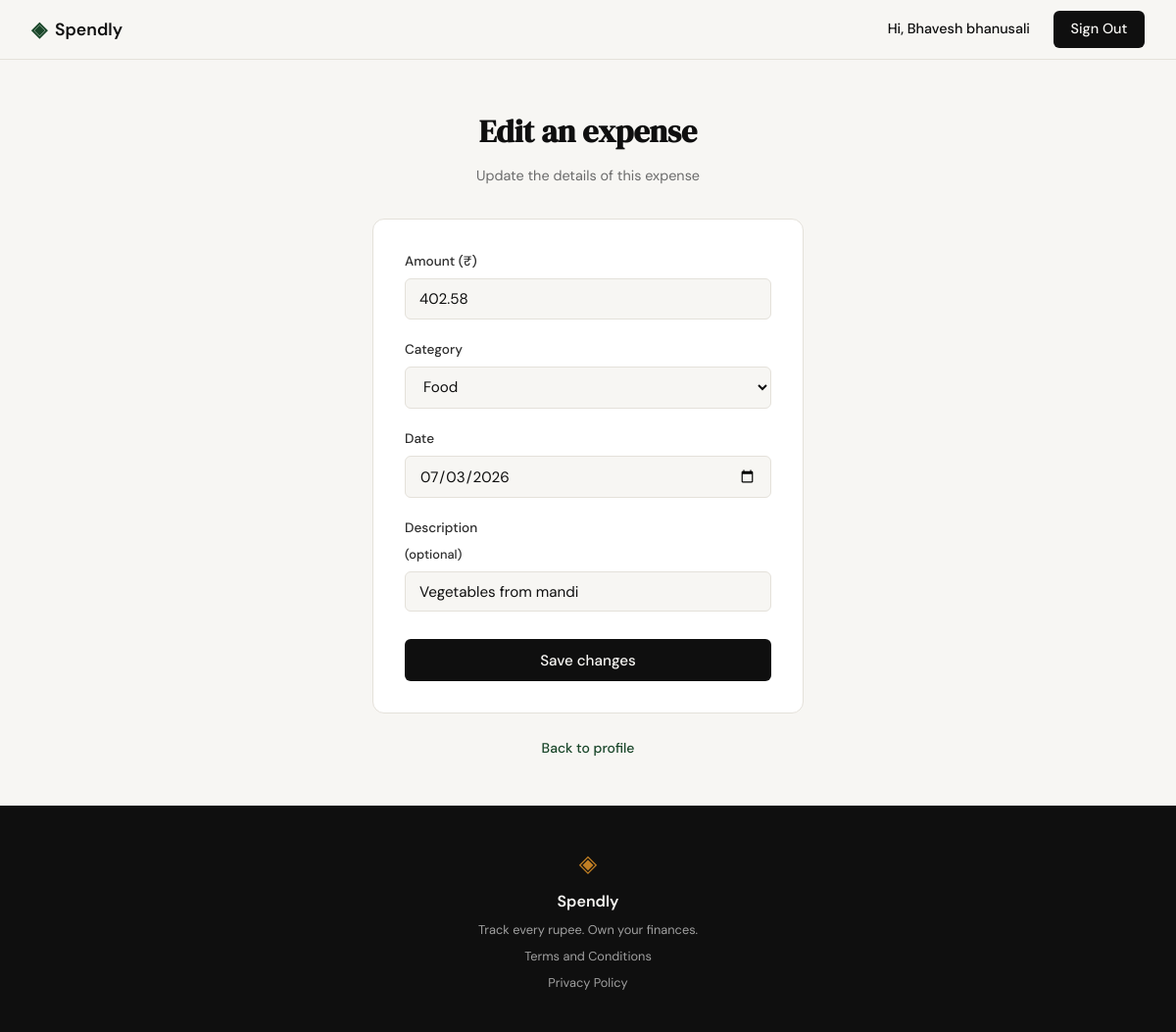
/expenses/32/edit (signed in), run on the app's committed database.
### tables this page shows
CREATE TABLE expenses (
            id INTEGER PRIMARY KEY AUTOINCREMENT,
            user_id INTEGER NOT NULL,
            amount REAL NOT NULL,
            category TEXT NOT NULL,
            date TEXT NOT NULL,
            description TEXT,
            created_at TEXT DEFAULT (datetime('now')),
            FOREIGN KEY (user_id) REFERENCES users (id)
        );

### app.py (the view, shortened to what this page needs)
@app.route("/expenses/<int:id>/edit", methods=["GET", "POST"])
def edit_expense(id):
    user_id = session.get("user_id")
    if not user_id:
        return redirect(url_for("login"))
    expense = get_expense(id, user_id)
    if expense is None:
        abort(404)
    if request.method == "GET":
        return render_template(
            "edit_expense.html",
            categories=EXPENSE_CATEGORIES,
            expense=expense,
            values={
                "amount": expense["amount"],
                "category": expense["category"],
                "date": expense["date"],
                "description": expense["description"] or "",
            },
        )

### database/db.py (called while the page is built)
def get_db():
    conn = sqlite3.connect(DB_PATH)
    conn.row_factory = sqlite3.Row
    conn.execute("PRAGMA foreign_keys = ON")
    return conn

def get_expense(expense_id, user_id):
    conn = get_db()
    row = conn.execute(
        "SELECT id, user_id, amount, category, date, description "
        "FROM expenses WHERE id = ? AND user_id = ?",
        (expense_id, user_id),
    ).fetchone()
    conn.close()
    return dict(row) if row else None

### templates/edit_expense.html (shortened to what this page needs)
{% extends "base.html" %}
{% block content %}
<section class="auth-section">
    <div class="auth-container">
        <div class="auth-header">
            <h1 class="auth-title">Edit an expense</h1>
            <p class="auth-subtitle">Update the details of this expense</p>
        </div>
        <div class="auth-card">
            <form method="POST" action="{{ url_for('edit_expense', id=expense.id) }}">
                <div class="form-group">
                    <label for="amount">Amount (₹)</label>
                    <input type="number" id="amount" name="amount"
                           class="form-input" placeholder="0.00"
                           step="0.01" min="0.01"
                           value="{{ values.amount }}"
                           required autofocus>
                </div>
                <div class="form-group">
                    <label for="category">Category</label>
                    <select id="category" name="category" class="form-input" required>
                        {% for cat in categories %}
                        <option value="{{ cat }}"{{ ' selected' if values.category == cat else '' }}>{{ cat }}</option>
                        {% endfor %}
                    </select>
                </div>
                <div class="form-group">
                    <label for="date">Date</label>
                    <input type="date" id="date" name="date"
                           class="form-input"
                           value="{{ values.date }}" required>
                </div>
                <div class="form-group">
                    <label for="description">Description <span class="field-hint">(optional)</span></label>
                    <input type="text" id="description" name="description"
                           class="form-input" placeholder="e.g. Lunch with friends"
                           value="{{ values.description }}">
                </div>
                <button type="submit" class="btn-submit">Save changes</button>
            </form>
        </div>
        <p class="auth-switch">
            <a href="{{ url_for('profile') }}">Back to profile</a>
        </p>
    </div>
</section>
{% endblock %}

### static/css/style.css (style rules this page uses)
:root { --ink: #0f0f0f; --ink-soft: #2d2d2d; --ink-muted: #6b6b6b; --ink-faint: #a0a0a0; --paper: #f7f6f3; --paper-warm: #f0ede6; --paper-card: #ffffff; --accent: #1a472a; --accent-light: #e8f0eb; --accent-2: #c17f24; --accent-2-light: #fdf3e3; --danger: #c0392b; --danger-light: #fdecea; --border: #e4e1da; --border-soft: #eeebe4; --font-display: 'DM Serif Display', Georgia, serif; --font-body: 'DM Sans', system-ui, sans-serif; --max-width: 1200px; --auth-width: 440px; --radius-sm: 6px; --radius-md: 12px; --radius-lg: 20px; }
*, *::before, *::after { box-sizing: border-box; margin: 0; padding: 0; }
html { font-size: 16px; scroll-behavior: smooth; }
body { background: var(--paper); color: var(--ink); font-family: var(--font-body); font-size: 1rem; line-height: 1.6; -webkit-font-smoothing: antialiased; }
a { color: inherit; text-decoration: none; }
.auth-section { min-height: calc(100vh - 60px - 100px); display: flex; align-items: center; justify-content: center; padding: 3rem 2rem; }
.auth-container { width: 100%; max-width: var(--auth-width); }
.auth-header { text-align: center; margin-bottom: 2rem; }
.auth-title { font-family: var(--font-display); font-size: 2rem; color: var(--ink); margin-bottom: 0.5rem; }
.auth-subtitle { font-size: 0.9rem; color: var(--ink-muted); }
.auth-card { background: var(--paper-card); border: 1px solid var(--border); border-radius: var(--radius-md); padding: 2rem; margin-bottom: 1.5rem; }
.form-group { margin-bottom: 1.25rem; }
.form-group label { display: block; font-size: 0.85rem; font-weight: 500; color: var(--ink-soft); margin-bottom: 0.4rem; }
.form-input { width: 100%; padding: 0.6rem 0.875rem; border: 1px solid var(--border); border-radius: var(--radius-sm); font-family: var(--font-body); font-size: 0.95rem; color: var(--ink); background: var(--paper); outline: none; transition: border-color 0.2s; }
.form-input::placeholder { color: var(--ink-faint); }
.btn-submit { width: 100%; padding: 0.7rem; background: var(--ink); color: var(--paper); border: none; border-radius: var(--radius-sm); font-family: var(--font-body); font-size: 0.95rem; font-weight: 500; cursor: pointer; transition: background 0.2s; margin-top: 0.5rem; }
.field-hint { display: block; margin-top: 0.4rem; font-size: 0.8rem; min-height: 1rem; }
.auth-switch { text-align: center; font-size: 0.875rem; color: var(--ink-muted); }
.auth-switch a { color: var(--accent); font-weight: 500; }
:root { --lp-green: #16a34a; --lp-green-soft: #e6f6ec; --lp-red: #e5484d; --lp-ink: #0f1115; --lp-gray: #667085; --lp-frame: #f4f4f5; --lp-track: #ececec; --lp-line: #ededed; }
:root { --cat-food: #c17f24; --cat-transport: #3b82f6; --cat-bills: #8b5cf6; --cat-health: #16a34a; --cat-entertainment: #e5484d; --cat-shopping: #db2777; --cat-other: #667085; }

### data on the page
expenses: amount "402.58", date "07/03/2026", description "Vegetables from mandi"

### other printed values
{{ session['user_name'] }} "Bhavesh bhanusali"
form field category "Food"
